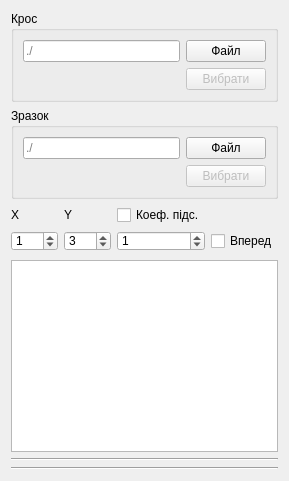
        <widget class="QWidget" name="tab_1">
         <attribute name="title">
          <string>Вхідні дані</string>
         </attribute>
         <layout class="QVBoxLayout" name="verticalLayout_6">
          <item>
           <layout class="QFormLayout" name="formLayout">
            <property name="fieldGrowthPolicy">
             <enum>QFormLayout::AllNonFixedFieldsGrow</enum>
            </property>
            <item row="0" column="0" colspan="2">
             <widget class="QGroupBox" name="groupBox_3">
              <property name="title">
               <string>Крос</string>
              </property>
              <layout class="QHBoxLayout" name="horizontalLayout_2">
               <item>
                <layout class="QGridLayout" name="gridLayout_9">
                 <item row="0" column="0">
                  <widget class="QLineEdit" name="cPath">
                   <property name="text">
                    <string/>
                   </property>
                   <property name="placeholderText">
                    <string>./</string>
                   </property>
                  </widget>
                 </item>
                 <item row="0" column="1">
                  <widget class="QPushButton" name="cFile">
                   <property name="text">
                    <string>Файл</string>
                   </property>
                  </widget>
                 </item>
                 <item row="1" column="1">
                  <widget class="QPushButton" name="cLoad">
                   <property name="enabled">
                    <bool>false</bool>
                   </property>
                   <property name="text">
                    <string>Вибрати</string>
                   </property>
                  </widget>
                 </item>
                </layout>
               </item>
              </layout>
             </widget>
            </item>
            <item row="1" column="0" colspan="2">
             <widget class="QGroupBox" name="groupBox_2">
              <property name="title">
               <string>Зразок</string>
              </property>
              <layout class="QVBoxLayout" name="verticalLayout_8">
               <item>
                <layout class="QGridLayout" name="gridLayout_4">
                 <item row="0" column="1">
                  <widget class="QLineEdit" name="sPath">
                   <property name="text">
                    <string/>
                   </property>
                   <property name="placeholderText">
                    <string>./</string>
                   </property>
                  </widget>
                 </item>
                 <item row="0" column="2">
                  <widget class="QPushButton" name="sFile">
                   <property name="text">
                    <string>Файл</string>
                   </property>
                  </widget>
                 </item>
                 <item row="1" column="2">
                  <widget class="QPushButton" name="sLoad">
                   <property name="enabled">
                    <bool>false</bool>
                   </property>
                   <property name="text">
                    <string>Вибрати</string>
                   </property>
                  </widget>
                 </item>
                </layout>
               </item>
              </layout>
             </widget>
            </item>
            <item row="2" column="0" colspan="2">
             <layout class="QGridLayout" name="gridLayout_2">
              <item row="2" column="1">
               <widget class="QSpinBox" name="YColumn">
                <property name="minimum">
                 <number>0</number>
                </property>
                <property name="maximum">
                 <number>100</number>
                </property>
                <property name="value">
                 <number>3</number>
                </property>
               </widget>
              </item>
              <item row="2" column="3">
               <widget class="QSpinBox" name="MColumn">
                <property name="minimum">
                 <number>0</number>
                </property>
                <property name="maximum">
                 <number>100</number>
                </property>
                <property name="value">
                 <number>1</number>
                </property>
               </widget>
              </item>
              <item row="2" column="0">
               <widget class="QSpinBox" name="XColumn">
                <property name="minimum">
                 <number>0</number>
                </property>
                <property name="maximum">
                 <number>100</number>
                </property>
                <property name="value">
                 <number>1</number>
                </property>
               </widget>
              </item>
              <item row="0" column="0">
               <widget class="QLabel" name="label_2">
                <property name="layoutDirection">
                 <enum>Qt::LeftToRight</enum>
                </property>
                <property name="text">
                 <string>X</string>
                </property>
                <property name="scaledContents">
                 <bool>false</bool>
                </property>
                <property name="wordWrap">
                 <bool>false</bool>
                </property>
               </widget>
              </item>
              <item row="0" column="1">
               <widget class="QLabel" name="label_3">
                <property name="text">
                 <string>Y</string>
                </property>
               </widget>
              </item>
              <item row="0" column="3">
               <widget class="QCheckBox" name="MCheck">
                <property name="enabled">
                 <bool>true</bool>
                </property>
                <property name="text">
                 <string>Коеф. підс.</string>
                </property>
                <property name="checkable">
                 <bool>true</bool>
                </property>
                <property name="checked">
                 <bool>false</bool>
                </property>
                <property name="tristate">
                 <bool>false</bool>
                </property>
               </widget>
              </item>
              <item row="2" column="4">
               <widget class="QCheckBox" name="CutForward">
                <property name="text">
                 <string>Вперед</string>
                </property>
               </widget>
              </item>
             </layout>
            </item>
            <item row="3" column="0" colspan="2">
             <widget class="QListWidget" name="projList"/>
            </item>
           </layout>
          </item>
          <item>
           <widget class="Line" name="line">
            <property name="orientation">
             <enum>Qt::Horizontal</enum>
            </property>
           </widget>
          </item>
          <item>
           <widget class="Line" name="line_2">
            <property name="orientation">
             <enum>Qt::Horizontal</enum>
            </property>
           </widget>
          </item>
         </layout>
        </widget>
